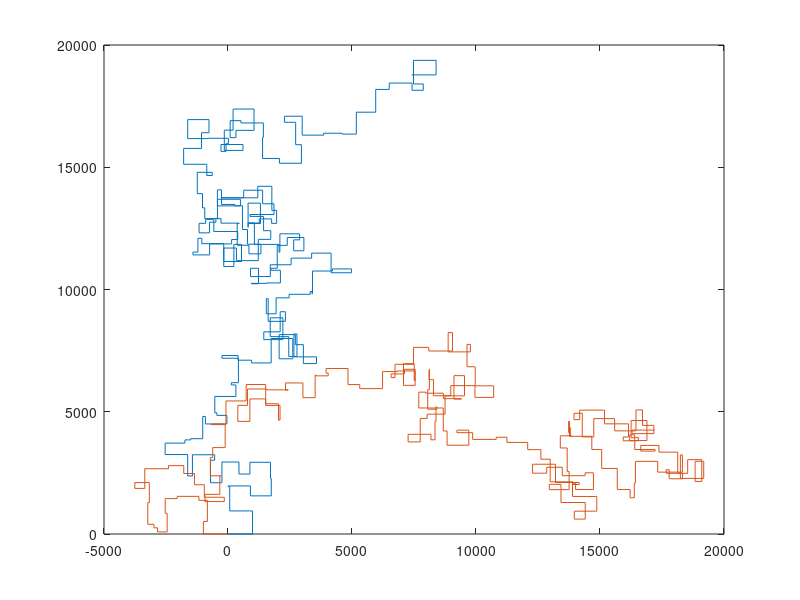

This figure's MATLAB source:
clear all
fid = fopen('wireOne.txt');
wireOne = textscan(fid, '%s','delimiter',',');
fclose(fid);
wireOne = wireOne{1};
fid = fopen('wireTwo.txt');
wireTwo = textscan(fid,'%s','delimiter',',');
fclose(fid);
wireTwo = wireTwo{1};
wireOneX(1) = 0;
wireOneY(1) = 0;
wireTwoX(1) = 0;
wireTwoY(1) = 0;
wireOneSum(1) = 0;
for k = 1:length(wireOne)
    coordinate = '';
    if wireOne{k}(1) == 'R'
        for j = 2:length(wireOne{k})
            coordinate = strcat(coordinate,wireOne{k}(j));
            wireOneX(k+1) = wireOneX(k) + str2num(coordinate);
            wireOneY(k+1) = wireOneY(k);
            wireOneSum(k) = str2num(coordinate);
        end
    elseif wireOne{k}(1) == 'U'
        for j = 2:length(wireOne{k})
            coordinate = strcat(coordinate,wireOne{k}(j));
            wireOneY(k+1) = wireOneY(k) + str2num(coordinate);
            wireOneX(k+1) = wireOneX(k);
            wireOneSum(k) = str2num(coordinate);
        end
    elseif wireOne{k}(1) == 'L'
        for j = 2:length(wireOne{k})
            coordinate = strcat(coordinate,wireOne{k}(j));
            wireOneX(k+1) = wireOneX(k) - str2num(coordinate);
            wireOneY(k+1) = wireOneY(k);
            wireOneSum(k) = str2num(coordinate);
        end
    elseif wireOne{k}(1) == 'D'
        for j = 2:length(wireOne{k})
            coordinate = strcat(coordinate,wireOne{k}(j));
            wireOneY(k+1) = wireOneY(k) - str2num(coordinate);
            wireOneX(k+1) = wireOneX(k);
            wireOneSum(k) = str2num(coordinate);
        end
    end
end
for k = 1:length(wireTwo)
    coordinate = '';
    if wireTwo{k}(1) == 'R'
        for j = 2:length(wireTwo{k})
            coordinate = strcat(coordinate,wireTwo{k}(j));
            wireTwoX(k+1) = wireTwoX(k) + str2num(coordinate);
            wireTwoY(k+1) = wireTwoY(k);
            wireTwoSum(k) = str2num(coordinate);
        end
    elseif wireTwo{k}(1) == 'U'
        for j = 2:length(wireTwo{k})
            coordinate = strcat(coordinate,wireTwo{k}(j));
            wireTwoY(k+1) = wireTwoY(k) + str2num(coordinate);
            wireTwoX(k+1) = wireTwoX(k);
            wireTwoSum(k) = str2num(coordinate);
        end
    elseif wireTwo{k}(1) == 'L'
        for j = 2:length(wireTwo{k})
            coordinate = strcat(coordinate,wireTwo{k}(j));
            wireTwoX(k+1) = wireTwoX(k) - str2num(coordinate);
            wireTwoY(k+1) = wireTwoY(k);
            wireTwoSum(k) = str2num(coordinate);
        end
    elseif wireTwo{k}(1) == 'D'
        for j = 2:length(wireTwo{k})
            coordinate = strcat(coordinate,wireTwo{k}(j));
            wireTwoY(k+1) = wireTwoY(k) - str2num(coordinate);
            wireTwoX(k+1) = wireTwoX(k);
            wireTwoSum(k) = str2num(coordinate);
        end
    end
end
plot(wireOneX,wireOneY);
hold on
plot(wireTwoX,wireTwoY);